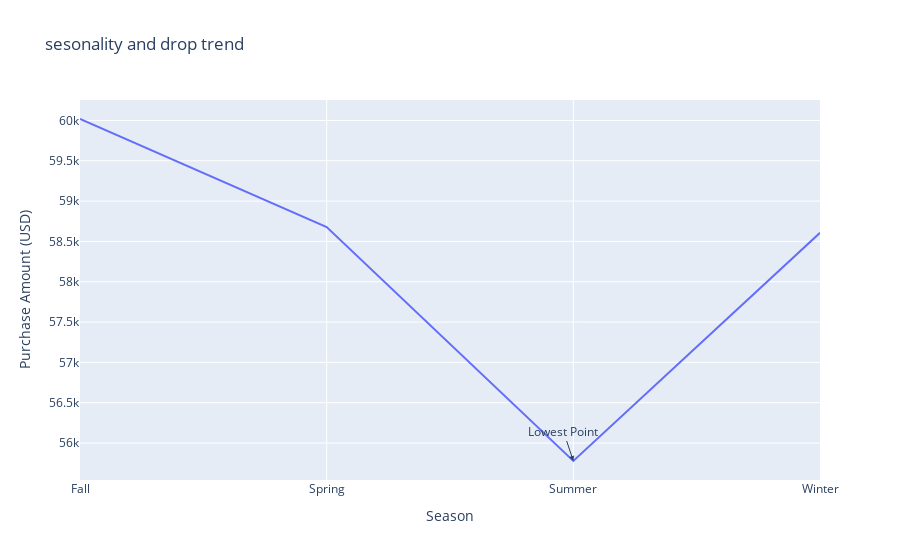

Notebook code for this chart:
### Markdown cell above
# Which season have drop in orders

### Code cell
fig=px.line(
    data_frame=df.groupby("Season")["Purchase Amount (USD)"].sum().reset_index(),
    x="Season",
    y="Purchase Amount (USD)",
    title='sesonality and drop trend'
    
    
    
)
summary = df.groupby("Season")["Purchase Amount (USD)"].sum().reset_index()
min_row = summary.loc[summary["Purchase Amount (USD)"].idxmin()]

fig.add_annotation(
    x=min_row["Season"],
    y=min_row["Purchase Amount (USD)"],
    text="Lowest Point",
    showarrow=True,
    arrowhead=2
)

fig.show()

### Figure 1 — Plotly figure (JSON) as saved in the notebook; plotly's stock layout.template omitted (floating-point values rounded to 4 significant figures)
{"data": [{"hovertemplate": "Season=%{x}<br>Purchase Amount (USD)=%{y}<extra></extra>", "legendgroup": "", "line": {"color": "#636efa", "dash": "solid"}, "marker": {"symbol": "circle"}, "mode": "lines", "name": "", "orientation": "v", "showlegend": false, "type": "scatter", "x": ["Fall", "Spring", "Summer", "Winter"], "xaxis": "x", "y": [60018, 58679, 55777, 58607], "yaxis": "y"}], "layout": {"annotations": [{"arrowhead": 2, "showarrow": true, "text": "Lowest Point", "x": "Summer", "y": 55777}], "autosize": true, "legend": {"tracegroupgap": 0}, "title": {"text": "sesonality and drop trend"}, "xaxis": {"anchor": "y", "autorange": true, "domain": [0, 1], "range": [0, 3], "title": {"text": "Season"}, "type": "category"}, "yaxis": {"anchor": "x", "autorange": true, "domain": [0, 1], "range": [55540.0, 60250.0], "title": {"text": "Purchase Amount (USD)"}, "type": "linear"}}}
